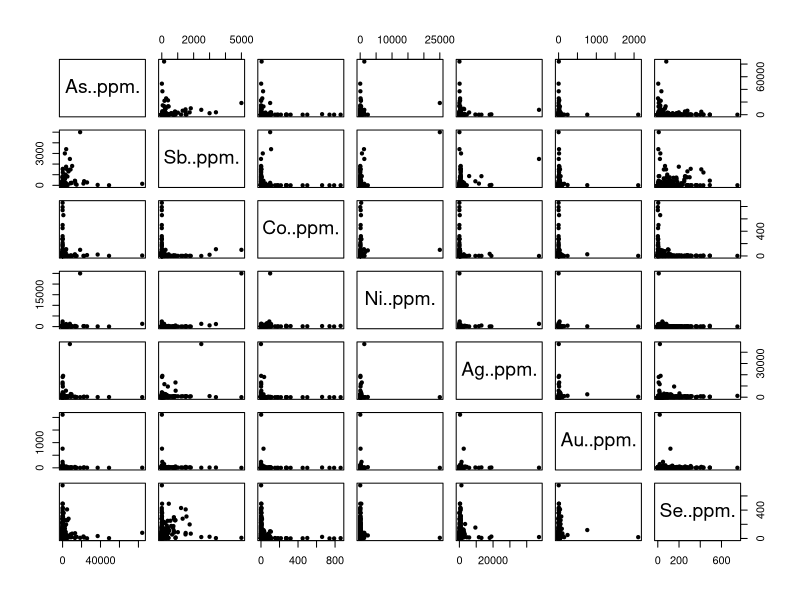
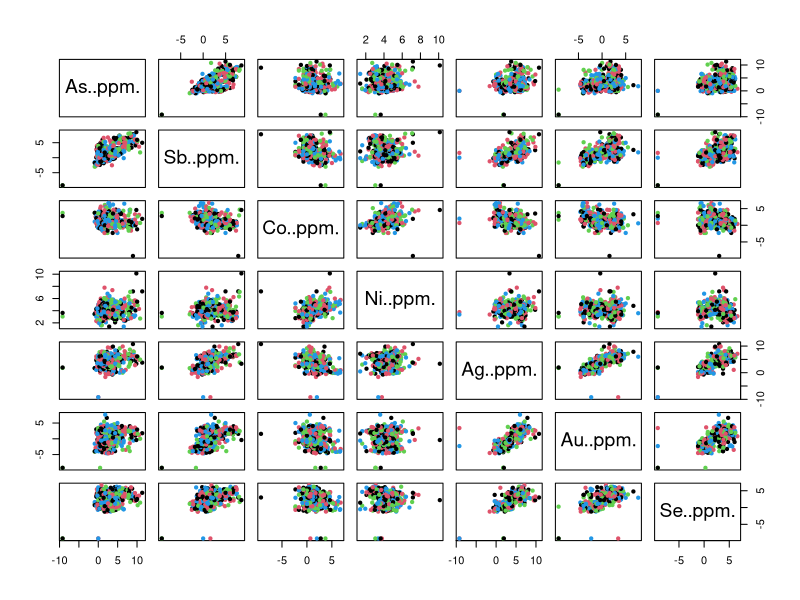
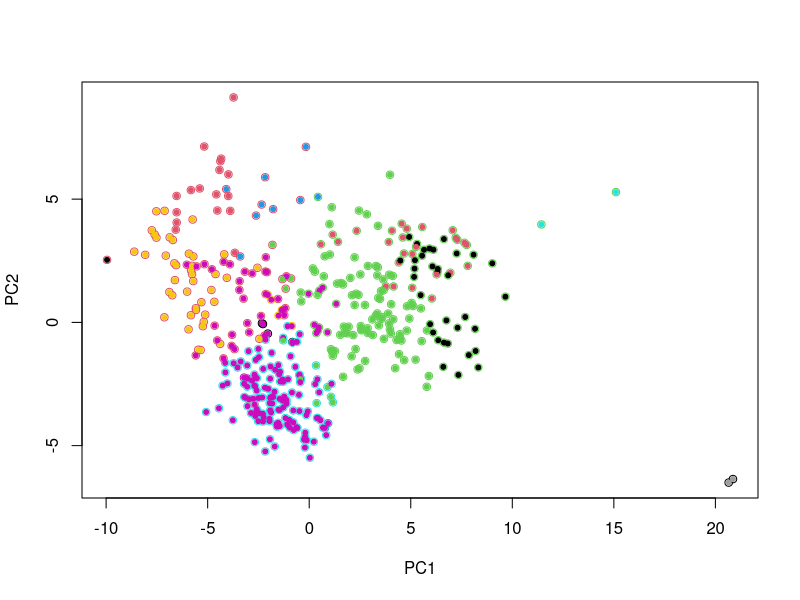
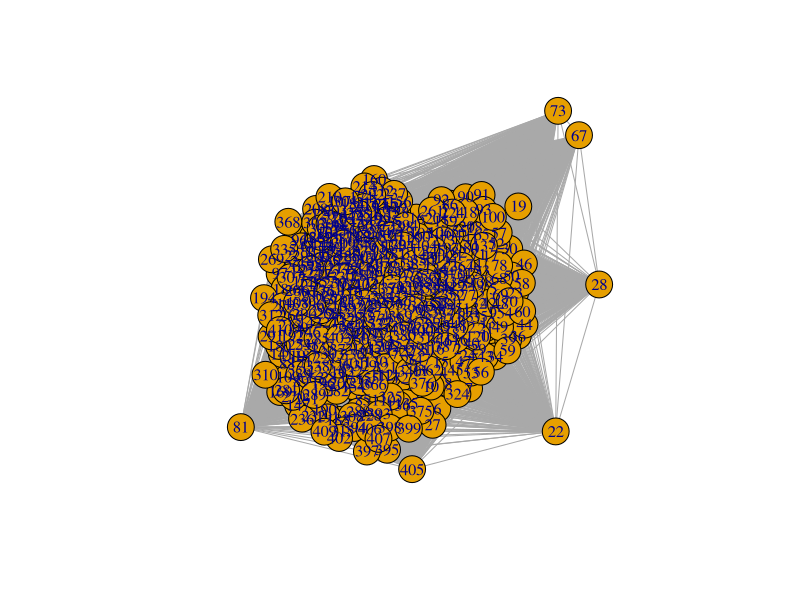
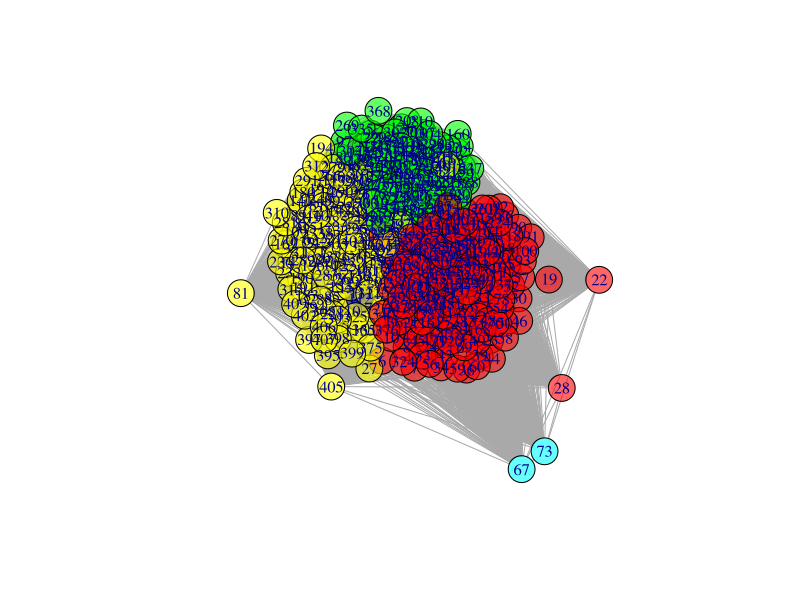

Write the R code that produced these figures, in order. (Note: this script raises an error after producing the figures.)
## ---- chunk 1
datappm=read.csv("Table S1.csv")
ppms=datappm[,15:21]
plot(ppms,pch=20)
knitr::kable(cor(ppms))
## ---- chunk 2
ppms=as.data.frame(apply(ppms,2,log))
plot(ppms,pch=20,col=c(1,2,3,4))
knitr::kable(cor(ppms))
## ---- chunk 3
ppms.pca=prcomp(ppms)
ppms.dist=dist(ppms.pca$x)
ppms.clust=hclust(ppms.dist)
ppms.kclust=cutree(ppms.clust,k=10) #playing comparing community cluster vs simple hierarchical clustering

plot(ppms.pca$x[,1:2],col=datappm$Chemical.cluster+1)
points(ppms.pca$x[,1:2],col=ppms.kclust,pch=20  )
## ---- chunk 4

library(igraph)
ppms.ew=1/(as.matrix(ppms.dist)^2)
ppms.graph=graph.adjacency(ppms.ew, mode = "undirected", weighted = TRUE, diag = FALSE)
plot(ppms.graph)
## ---- chunk 5
communites=cluster_louvain(ppms.graph)
sizes(communites)
plot(ppms.graph,vertex.color=rainbow(6,alpha=.6)[communites$membership],edges.color=NA)

sizes(communites$membership)
## ---- chunk 6
knitr::kable(table(datappm$Chemical.cluster))
knitr::kable(sizes(communites))

sum(datappm$Chemical.cluster==0 & communites$membership ==4)
sum(datappm$Chemical.cluster==1 & communites$membership ==5)
sum(datappm$Chemical.cluster==2 & communites$membership ==1)
sum(datappm$Chemical.cluster==4 & communites$membership ==3)
sum(datappm$Chemical.cluster==5 & communites$membership ==6)
sum(datappm$Chemical.cluster==9 & communites$membership ==2)


# jelena 4 is  R louvain 3
# jelena 2 is  R louvain 1
# jelena 9 is  R louvain 2
## ---- chunk 7
plot(ppms.graph,vertex.color=rainbow(6,alpha=.6)[communites$membership],edges.color=NA)
plot(ppms.graph,vertex.color=rainbow(10,alpha=.6)[datappm$Chemical.cluster],edges.color=NA)
